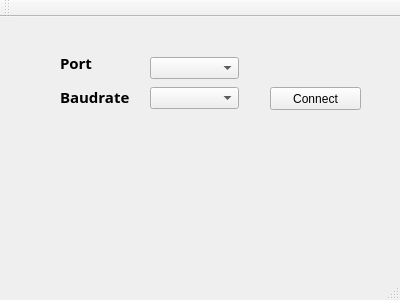
<?xml version="1.0" encoding="UTF-8"?>
<ui version="4.0">
 <class>MainWindow</class>
 <widget class="QMainWindow" name="MainWindow">
  <property name="geometry">
   <rect>
    <x>0</x>
    <y>0</y>
    <width>400</width>
    <height>300</height>
   </rect>
  </property>
  <property name="windowTitle">
   <string>MainWindow</string>
  </property>
  <widget class="QWidget" name="centralWidget">
   <widget class="QPushButton" name="pushButton_connect">
    <property name="geometry">
     <rect>
      <x>270</x>
      <y>70</y>
      <width>91</width>
      <height>23</height>
     </rect>
    </property>
    <property name="text">
     <string>Connect</string>
    </property>
   </widget>
   <widget class="QComboBox" name="comboBox_set_port">
    <property name="geometry">
     <rect>
      <x>150</x>
      <y>40</y>
      <width>89</width>
      <height>22</height>
     </rect>
    </property>
   </widget>
   <widget class="QLabel" name="label">
    <property name="geometry">
     <rect>
      <x>60</x>
      <y>40</y>
      <width>56</width>
      <height>12</height>
     </rect>
    </property>
    <property name="font">
     <font>
      <family>Berlin Sans FB Demi</family>
      <pointsize>11</pointsize>
      <weight>75</weight>
      <bold>true</bold>
     </font>
    </property>
    <property name="text">
     <string>Port</string>
    </property>
   </widget>
   <widget class="QLabel" name="label_2">
    <property name="geometry">
     <rect>
      <x>60</x>
      <y>70</y>
      <width>71</width>
      <height>20</height>
     </rect>
    </property>
    <property name="font">
     <font>
      <family>Berlin Sans FB Demi</family>
      <pointsize>11</pointsize>
      <weight>75</weight>
      <bold>true</bold>
     </font>
    </property>
    <property name="text">
     <string>Baudrate</string>
    </property>
   </widget>
   <widget class="QComboBox" name="comboBox_set_baudrate">
    <property name="geometry">
     <rect>
      <x>150</x>
      <y>70</y>
      <width>89</width>
      <height>22</height>
     </rect>
    </property>
   </widget>
  </widget>
  <widget class="QMenuBar" name="menuBar">
   <property name="geometry">
    <rect>
     <x>0</x>
     <y>0</y>
     <width>400</width>
     <height>21</height>
    </rect>
   </property>
  </widget>
  <widget class="QToolBar" name="mainToolBar">
   <attribute name="toolBarArea">
    <enum>TopToolBarArea</enum>
   </attribute>
   <attribute name="toolBarBreak">
    <bool>false</bool>
   </attribute>
  </widget>
  <widget class="QStatusBar" name="statusBar"/>
 </widget>
 <layoutdefault spacing="6" margin="11"/>
 <resources/>
 <connections/>
</ui>
